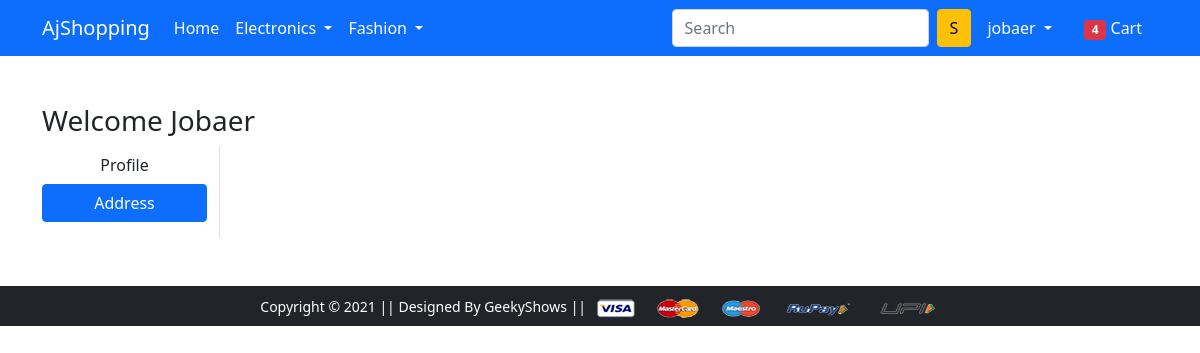
Page /address/ (signed in) on the earlier database version.
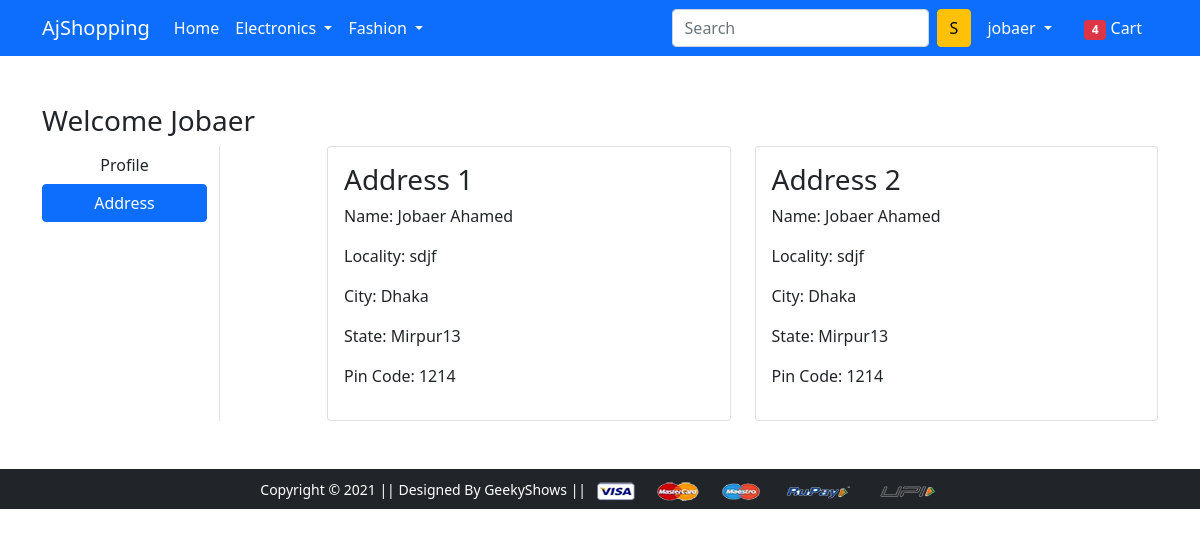
Same page on the later database version.
### app/models.py (models this page shows, shortened)
class Customer(models.Model):
    user = models.ForeignKey(User, on_delete = models.CASCADE)
    name = models.CharField(max_length=150)
    locality = models.CharField(max_length = 200)
    city = models.CharField(max_length=200)
    zipcode = models.IntegerField()
    state = models.CharField(choices = STATE_CHOICES, max_length=80)

### app/views.py (the view)
# urls.py: path('address/', views.address, name='address'),
def address(request):
 addres = Customer.objects.filter(user = request.user)
 return render(request, 'app/address.html', {'addres': addres, 'active':'btn-primary'})

### app/templates/app/address.html (shortened to what this page needs)
{% extends 'app/base.html' %}
{% load static %}
{% block main-content %}
<div class="container my-5">
 <div class="row">
 <h3>Welcome <span class="text-capitalize">{{request.user}}</span></h3>
  <div class="col-sm-2 border-end">
   <ul class="list-unstyled">
    <li class="d-grid"><a href="{% url 'profile' %}" class="btn">Profile</a></li>
    <li class="d-grid"><a href="{% url 'address' %}" class="btn {{active}}">Address</a></li>
   </ul>
  </div>
  <div class="col-sm-9 offset-sm-1">
   <div class="row">
    {% for ad in addres %}
    <div class="col-sm-6">
     <div class="card">
      <div class="card-body">
       <h3>Address {{forloop.counter}}</h3>
       <p>Name: {{ad.name}} </p>
       <p>Locality: {{ad.locality}}</p>
       <p>City: {{ad.city}}</p>
       <p>State: {{ad.state}}</p>
       <p>Pin Code: {{ad.zipcode}}</p>
      </div>
     </div>
    </div>
     {% endfor %}
   </div>
  </div>
 </div>
</div>
{% endblock main-content %}

Differences in the rows shown:
added Customer: name "Jobaer Ahamed", locality "sdjf", city "Dhaka", state "Mirpur13", zipcode "1214"
added Customer: name "Jobaer Ahamed", locality "sdjf", city "Dhaka", state "Mirpur13", zipcode "1214"
